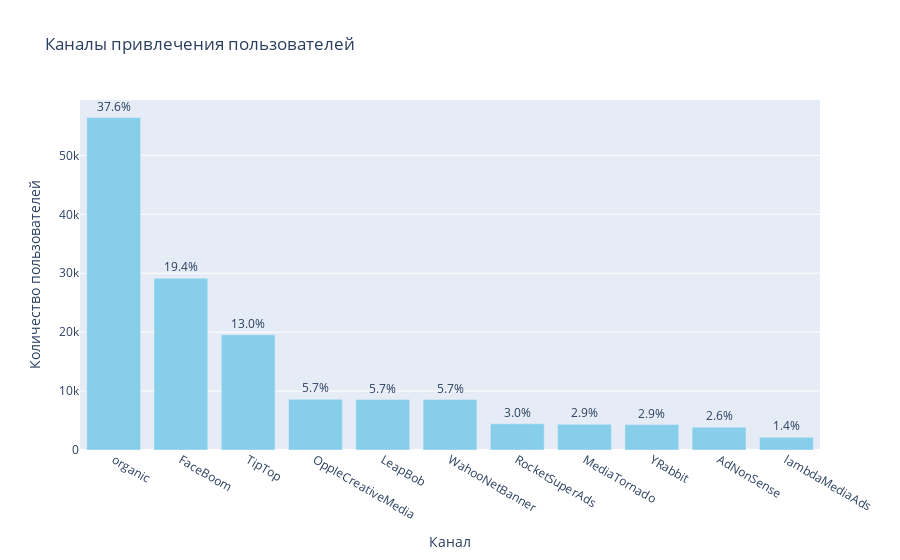
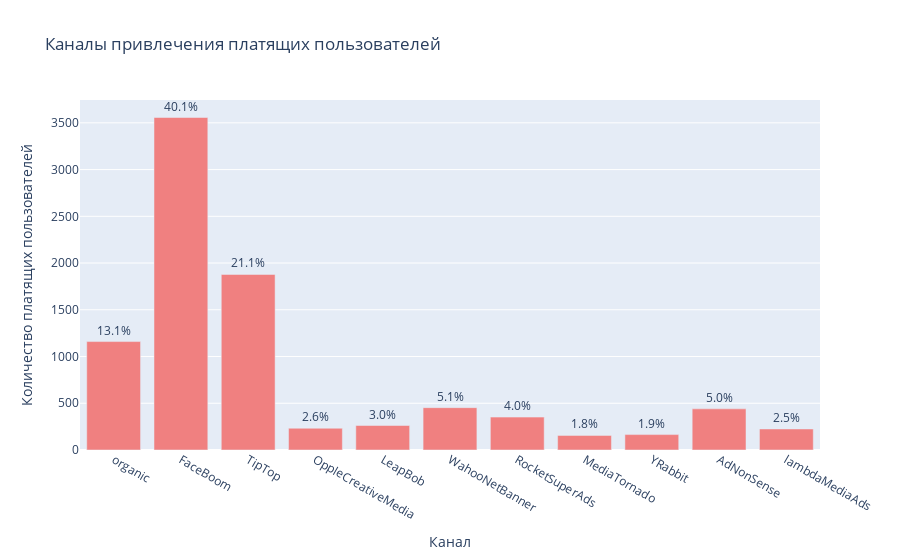

Write notebook code for charts like these, in order.
### Markdown cell above
### Изучение рекламных источников привлечения и определение каналов, из которых пришло больше всего платящих пользователей.

### Code cell
# Группировка данных
channel_payment = profiles.groupby('channel').agg({'user_id': 'count', 'payer': 'sum'})\
    .sort_values(by='user_id', ascending=False).reset_index()

# Создание столбчатой диаграммы для пользователей
fig1 = px.bar(channel_payment, x='channel', y='user_id', text=(channel_payment['user_id']/channel_payment['user_id'].sum())*100,
              title='Каналы привлечения пользователей',
              labels={'user_id': 'Количество пользователей', 'channel': 'Канал'},
              color_discrete_sequence=['skyblue'])

fig1.update_traces(texttemplate='%{text:.1f}%', textposition='outside')

# Создание столбчатой диаграммы для платящих пользователей
fig2 = px.bar(channel_payment, x='channel', y='payer', text=(channel_payment['payer']/channel_payment['payer'].sum())*100,
              title='Каналы привлечения платящих пользователей',
              labels={'payer': 'Количество платящих пользователей', 'channel': 'Канал'},
              color_discrete_sequence=['lightcoral'])

fig2.update_traces(texttemplate='%{text:.1f}%', textposition='outside')

fig1.show()
fig2.show()

### Figure 1 — Plotly figure (JSON) as saved in the notebook; plotly's stock layout.template omitted (floating-point values rounded to 4 significant figures)
{"data": [{"alignmentgroup": "True", "hovertemplate": "Канал=%{x}<br>Количество пользователей=%{y}<br>text=%{text}<extra></extra>", "legendgroup": "", "marker": {"color": "skyblue", "pattern": {"shape": ""}}, "name": "", "offsetgroup": "", "orientation": "v", "showlegend": false, "text": [37.62, 19.43, 13.04, 5.736, 5.702, 5.702, 2.965, 2.909, 2.875, 2.587, 1.433], "textposition": "outside", "texttemplate": "%{text:.1f}%", "type": "bar", "x": ["organic", "FaceBoom", "TipTop", "OppleCreativeMedia", "LeapBob", "WahooNetBanner", "RocketSuperAds", "MediaTornado", "YRabbit", "AdNonSense", "lambdaMediaAds"], "xaxis": "x", "y": [56439, 29144, 19561, 8605, 8553, 8553, 4448, 4364, 4312, 3880, 2149], "yaxis": "y"}], "layout": {"barmode": "relative", "legend": {"tracegroupgap": 0}, "title": {"text": "Каналы привлечения пользователей"}, "xaxis": {"anchor": "y", "domain": [0, 1], "title": {"text": "Канал"}}, "yaxis": {"anchor": "x", "domain": [0, 1], "title": {"text": "Количество пользователей"}}}}

### Figure 2 — Plotly figure (JSON) as saved in the notebook; plotly's stock layout.template omitted (floating-point values rounded to 4 significant figures)
{"data": [{"alignmentgroup": "True", "hovertemplate": "Канал=%{x}<br>Количество платящих пользователей=%{y}<br>text=%{text}<extra></extra>", "legendgroup": "", "marker": {"color": "lightcoral", "pattern": {"shape": ""}}, "name": "", "offsetgroup": "", "orientation": "v", "showlegend": false, "text": [13.06, 40.05, 21.15, 2.624, 2.95, 5.101, 3.964, 1.757, 1.858, 4.954, 2.533], "textposition": "outside", "texttemplate": "%{text:.1f}%", "type": "bar", "x": ["organic", "FaceBoom", "TipTop", "OppleCreativeMedia", "LeapBob", "WahooNetBanner", "RocketSuperAds", "MediaTornado", "YRabbit", "AdNonSense", "lambdaMediaAds"], "xaxis": "x", "y": [1160, 3557, 1878, 233, 262, 453, 352, 156, 165, 440, 225], "yaxis": "y"}], "layout": {"barmode": "relative", "legend": {"tracegroupgap": 0}, "title": {"text": "Каналы привлечения платящих пользователей"}, "xaxis": {"anchor": "y", "domain": [0, 1], "title": {"text": "Канал"}}, "yaxis": {"anchor": "x", "domain": [0, 1], "title": {"text": "Количество платящих пользователей"}}}}
